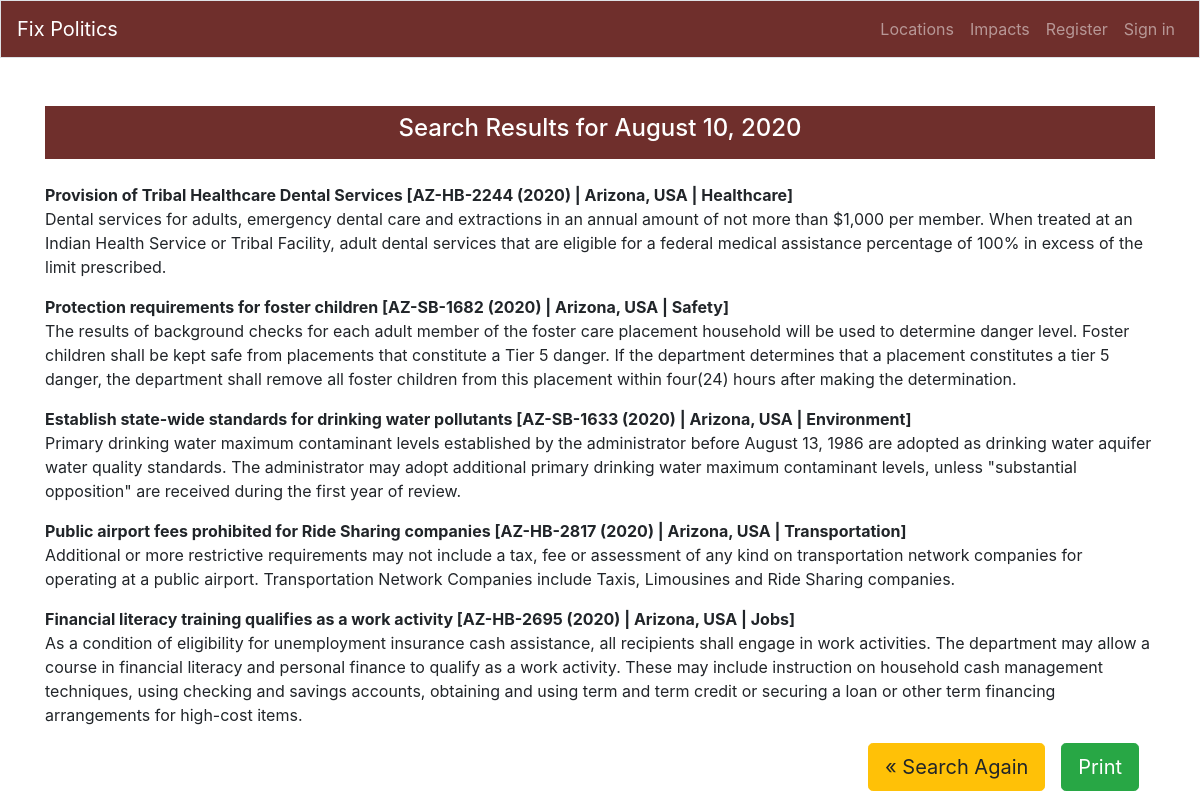
/results/82/, run on the app's committed database.
### fixpol/models.py (models this page shows, shortened)
class Law(models.Model):
    class Meta:
        app_label = 'fixpol'
        verbose_name_plural = "laws"  # plural of legislation
    key = models.CharField(max_length=20, null=False,
                    unique=True, default=get_default_law_key)
    title = models.CharField(max_length=200)
    summary = models.CharField(max_length=1000)
    location = models.ForeignKey('fixpol.Location', null=True,
        related_name='laws', on_delete=models.CASCADE)
    impact = models.ForeignKey('fixpol.Impact', null=True,
        related_name='laws', on_delete=models.CASCADE)

class Location(models.Model):
    class Meta:
        app_label = 'fixpol'
    desc = models.CharField(max_length=80)
    shortname = models.CharField(max_length=20)
    hierarchy = models.CharField(max_length=200,unique=True)
    govlevel = models.CharField(max_length=80)
    parent = models.ForeignKey('self', null=True,
            related_name='locations', on_delete=models.PROTECT)
    date_added = models.DateTimeField(auto_now_add=True)

class Impact(models.Model):
    class Meta:
        app_label = 'fixpol'
    text = models.CharField(max_length=80, unique=True)
    date_added = models.DateTimeField(auto_now_add=True)

### fixpol/views.py (the view)
# urls.py: path('results/<int:search_id>/',
def results(request, search_id):
    criteria = Criteria.objects.get(id=search_id)
    loc = criteria.location
    impact_list = criteria.impacts.all()
    laws = Law.objects.filter(location=loc)
    laws = laws.filter(impact__in=impact_list)
    gen_date = datetime.now().strftime("%B %-d, %Y")
    context = { 'heading': criteria.text,
                'laws' : laws,
                'numlaws': len(laws),
                'search_id': search_id,
                'gen_date': gen_date}
    make_csv(search_id, laws)
    return render(request, 'results.html', context)

### fixpol/views.py (called while the page is built)
def results_filename(search_id):
    basename = 'fixpol-results-{}.csv'.format(search_id)
    filename = os.path.join(settings.MEDIA_ROOT, basename)
    return filename

def make_csv(search_id, laws):
    laws_table = []
    for law in laws:
        laws_table.append({'location': law.location.desc,
                        'impact': law.impact.text,
                        'key': law.key,
                        'title': law.title,
                        'summary': law.summary})
    filename = results_filename(search_id)
    with open('names.csv', 'w', newline='') as csvfile:
        fieldnames = ['location', 'impact', 'key', 'title', 'summary']
        writer = csv.DictWriter(csvfile, fieldnames=fieldnames)
        writer.writeheader()
        for law in laws_table:
            writer.writerow(law)
    return None

### fixpol/templates/results.html (shortened to what this page needs)
{% extends "base.html" %}
{% block page_header %}
<h4>Search Results for {{ gen_date }}</h4>
{% endblock page_header %}
{% block content %}
<div class="results">
    <div class="page-content-standard">
        <dl>
        {% for law in laws %}
        <dt>{{ law.title }}
        [{{ law.key }} | {{ law.location.desc }} | {{ law.impact.text }}]</dt>
        <dd><p>{{ law.summary }}</p></dt>
        {% empty %}
        <p>No legislation found.</p>
        {% endfor %}
        </dl>
    </div>
</div>
<div class="btn-toolbar float-right d-print-none">
    <a class="btn btn-lg btn-warning mr-3"
            href="{% url 'fixpol:search' %}"
            role="button"> &laquo; Search Again</a>
{% if numlaws > 0 %}
    <button class="btn btn-lg btn-success mr-3 float-right"
    onclick="javascript:window.print()" role="button">
    Print
    </button>
{% endif %}
</div>
{% endblock content %}

### data on the page
Law: title "Provision of Tribal Healthcare Dental Services", key "AZ-HB-2244 (2020)", location.desc "Arizona, USA", impact.text "Healthcare", summary "Dental services for adults, emergency dental care and extractions in an annual amount of not more than $1,000 per member. When treated at an Indian Health Service or Tribal Facility, adult dental services that are eligible for a federal medical assistance percentage of 100% in excess of the limit prescribed."
Law: title "Protection requirements for foster children", key "AZ-SB-1682 (2020)", location.desc "Arizona, USA", impact.text "Safety", summary "The results of background checks for each adult member of the foster care placement household will be used to determine danger level. Foster children shall be kept safe from placements that constitute a Tier 5 danger. If the department determines that a placement constitutes a tier 5 danger, the department shall remove all foster children from this placement within four(24) hours after making the determination."
Law: title "Establish state-wide standards for drinking water pollutants", key "AZ-SB-1633 (2020)", location.desc "Arizona, USA", impact.text "Environment", summary "Primary drinking water maximum contaminant levels established by the administrator before August 13, 1986 are adopted as drinking water aquifer water quality standards. The administrator may adopt additional primary drinking water maximum contaminant levels, unless \"substantial opposition\" are received during the first year of review."
Law: title "Public airport fees prohibited for Ride Sharing companies", key "AZ-HB-2817 (2020)", location.desc "Arizona, USA", impact.text "Transportation", summary "Additional or more restrictive requirements may not include a tax, fee or assessment of any kind on transportation network companies for operating at a public airport. Transportation Network Companies include Taxis, Limousines and Ride Sharing companies."
Law: title "Financial literacy training qualifies as a work activity", key "AZ-HB-2695 (2020)", location.desc "Arizona, USA", impact.text "Jobs", summary "As a condition of eligibility for unemployment insurance cash assistance, all recipients shall engage in work activities. The department may allow a course in financial literacy and personal finance to qualify as a work activity. These may include instruction on household cash management techniques, using checking and savings accounts, obtaining and using term and term credit or securing a loan or other term financing arrangements for high-cost items."
